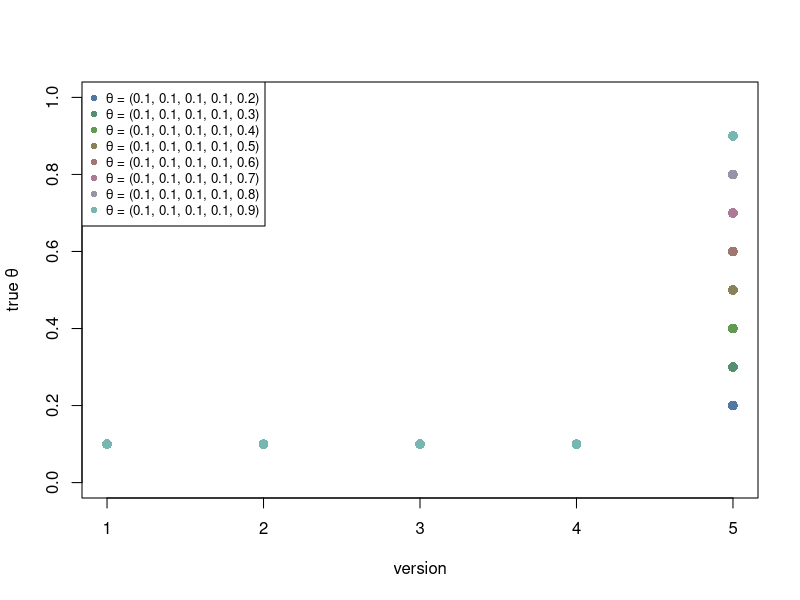
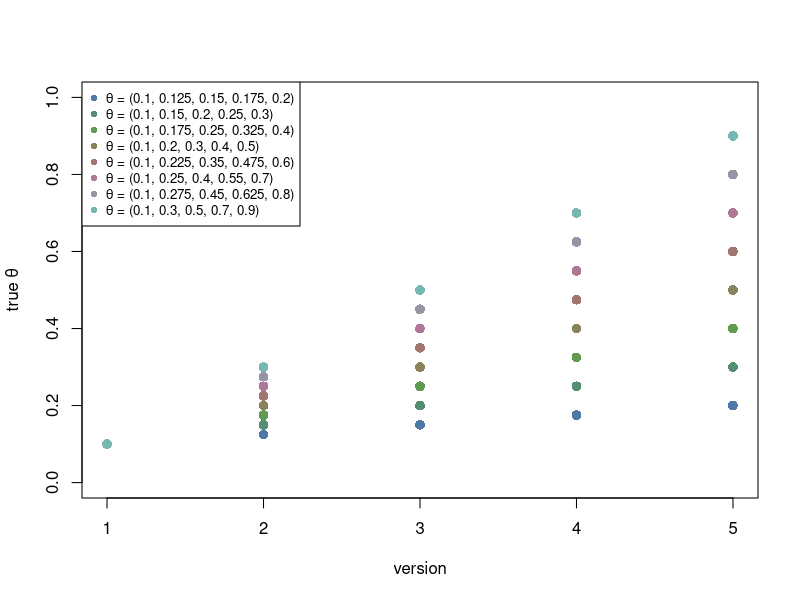
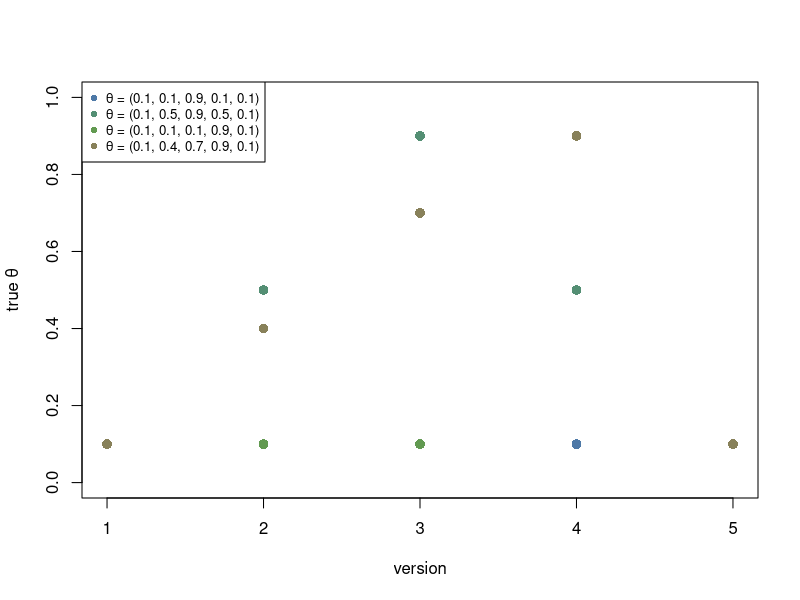
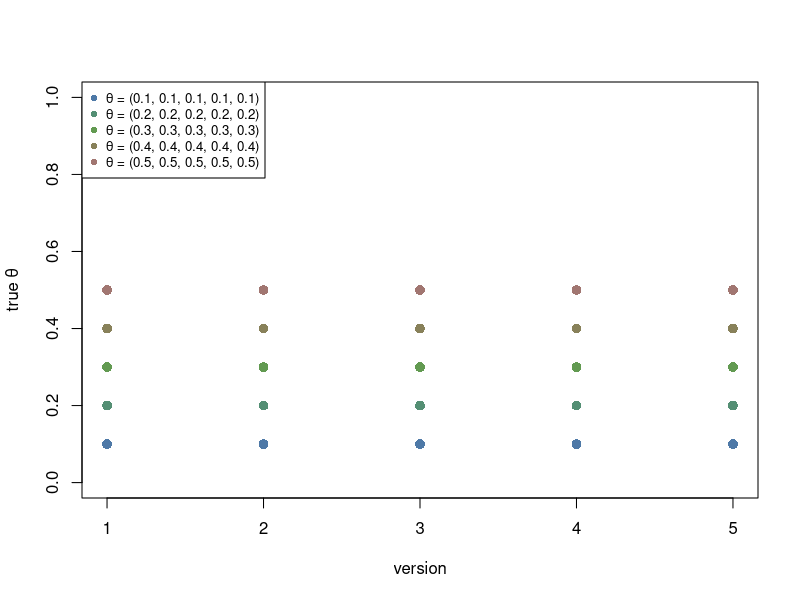

Reproduce these figures in R, in order.
remove(list = ls())


params_listA <- list( #sc1 - sc8
  c(rep(0.1, 4), 0.2),
  c(rep(0.1, 4), 0.3),
  c(rep(0.1, 4), 0.4),
  c(rep(0.1, 4), 0.5),
  c(rep(0.1, 4), 0.6),
  c(rep(0.1, 4), 0.7),
  c(rep(0.1, 4), 0.8),
  c(rep(0.1, 4), 0.9)
)

params_listB <- list( #sc9 - sc16
  c(0.1, 0.1 + 1:4/(4*10/1)),
  c(0.1, 0.1 + 1:4/(4*10/2)),
  c(0.1, 0.1 + 1:4/(4*10/3)),
  c(0.1, 0.1 + 1:4/(4*10/4)),
  c(0.1, 0.1 + 1:4/(4*10/5)),
  c(0.1, 0.1 + 1:4/(4*10/6)),
  c(0.1, 0.1 + 1:4/(4*10/7)),
  c(0.1, 0.1 + 1:4/(4*10/8))
)

params_listC <- list( #sc17 - sc20
  c(0.1, 0.1, 0.9, 0.1, 0.1),
  c(0.1, 0.5, 0.9, 0.5, 0.1),
  c(0.1, 0.1, 0.1, 0.9, 0.1),
  c(0.1, 0.4, 0.7, 0.9, 0.1)
)


params_listD <- list( #sc21 - sc29
  rep(0.1, 5),
  rep(0.2, 5), 
  rep(0.3, 5),
  rep(0.4, 5),
  rep(0.5, 5),
  rep(0.6, 5),
  rep(0.7, 5),
  rep(0.8, 5),
  rep(0.9, 5)
)





################
x <- 1:5
cols <- c("#4E79A7", "#59A14F", "#9C755F", "#B07AA1", "#76B7B2")
params_list <- params_listA
n_scenarios <- length(params_list)

if (n_scenarios > length(cols)) {
  cols <- colorRampPalette(cols)(n_scenarios)
}

plot(x, params_list[[1]], 
     type = "p", pch = 16, cex = 1.3,
     col = cols[1],
     ylim = c(0, 1),
     xlab = "version",
     ylab = "true θ")

for(i in 2:length(params_list)){
  points(x, params_list[[i]], col = cols[i], pch = 16, cex = 1.3)
}

legend("topleft",
       legend = c("θ = (0.1, 0.1, 0.1, 0.1, 0.2)", "θ = (0.1, 0.1, 0.1, 0.1, 0.3)", "θ = (0.1, 0.1, 0.1, 0.1, 0.4)", "θ = (0.1, 0.1, 0.1, 0.1, 0.5)", "θ = (0.1, 0.1, 0.1, 0.1, 0.6)", "θ = (0.1, 0.1, 0.1, 0.1, 0.7)", "θ = (0.1, 0.1, 0.1, 0.1, 0.8)", "θ = (0.1, 0.1, 0.1, 0.1, 0.9)"),
       col = cols, pch = 16, cex = 0.8)


params_list <- params_listB
n_scenarios <- length(params_list)

if (n_scenarios > length(cols)) {
  cols <- colorRampPalette(cols)(n_scenarios)
}

plot(x, params_list[[1]], 
     type = "p", pch = 16, cex = 1.3,
     col = cols[1],
     ylim = c(0, 1),
     xlab = "version",
     ylab = "true θ")

for(i in 2:length(params_list)){
  points(x, params_list[[i]], col = cols[i], pch = 16, cex = 1.3)
}

legend("topleft",
       legend = c("θ = (0.1, 0.125, 0.15, 0.175, 0.2)", "θ = (0.1, 0.15, 0.2, 0.25, 0.3)", "θ = (0.1, 0.175, 0.25, 0.325, 0.4)", "θ = (0.1, 0.2, 0.3, 0.4, 0.5)", "θ = (0.1, 0.225, 0.35, 0.475, 0.6)", "θ = (0.1, 0.25, 0.4, 0.55, 0.7)", "θ = (0.1, 0.275, 0.45, 0.625, 0.8)", "θ = (0.1, 0.3, 0.5, 0.7, 0.9)"),
       col = cols, pch = 16, cex = 0.8)


params_list <- params_listC
n_scenarios <- length(params_list)

if (n_scenarios > length(cols)) {
  cols <- colorRampPalette(cols)(n_scenarios)
}

plot(x, params_list[[1]], 
     type = "p", pch = 16, cex = 1.3,
     col = cols[1],
     ylim = c(0, 1),
     xlab = "version",
     ylab = "true θ")

for(i in 2:length(params_list)){
  points(x, params_list[[i]], col = cols[i], pch = 16, cex = 1.3)
}

legend("topleft",
       legend = c("θ = (0.1, 0.1, 0.9, 0.1, 0.1)", "θ = (0.1, 0.5, 0.9, 0.5, 0.1)", "θ = (0.1, 0.1, 0.1, 0.9, 0.1)", "θ = (0.1, 0.4, 0.7, 0.9, 0.1)"),
       col = cols, pch = 16, cex = 0.8)



params_list <- params_listD
params_list <- params_list[1:5]


n_scenarios <- length(params_list)

if (n_scenarios > length(cols)) {
  cols <- colorRampPalette(cols)(n_scenarios)
}

plot(x, params_list[[1]], 
     type = "p", pch = 16, cex = 1.3,
     col = cols[1],
     ylim = c(0, 1),
     xlab = "version",
     ylab = "true θ")

for(i in 2:length(params_list)){
  points(x, params_list[[i]], col = cols[i], pch = 16, cex = 1.3)
}

legend("topleft",
       legend = c("θ = (0.1, 0.1, 0.1, 0.1, 0.1)", "θ = (0.2, 0.2, 0.2, 0.2, 0.2)", "θ = (0.3, 0.3, 0.3, 0.3, 0.3)", "θ = (0.4, 0.4, 0.4, 0.4, 0.4)", "θ = (0.5, 0.5, 0.5, 0.5, 0.5)"),
       #legend = c("θ = (0.1, 0.1, 0.1, 0.1, 0.1)", "θ = (0.2, 0.2, 0.2, 0.2, 0.2)", "θ = (0.3, 0.3, 0.3, 0.3, 0.3)", "θ = (0.4, 0.4, 0.4, 0.4, 0.4)", "θ = (0.5, 0.5, 0.5, 0.5, 0.5)", "θ = (0.6, 0.6, 0.6, 0.6, 0.6)", "θ = (0.7, 0.7, 0.7, 0.7, 0.7)", "θ = (0.8, 0.8, 0.8, 0.8, 0.8)", "θ = (0.9, 0.9, 0.9, 0.9, 0.9)"),
       col = cols, pch = 16, cex = 0.8)



